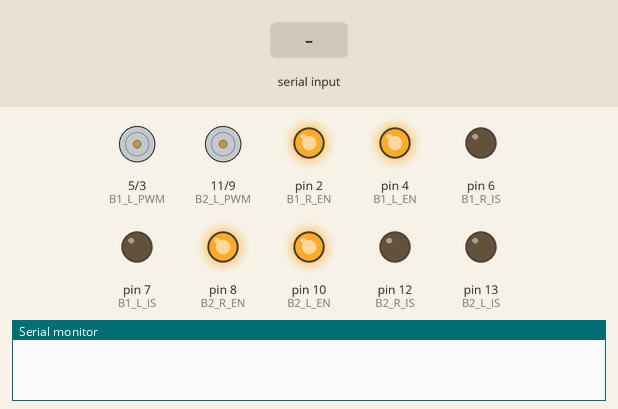
The sketch below on a simulated Arduino Uno, built with avr-gcc and run on an emulated ATmega328P. Parts: motor-driver pin pairs drawn as motors (green arrow = first pin HIGH = forward, orange = second pin HIGH = backward, longer = more drive), output pins drawn as LEDs (lit = HIGH), the last lines printed to the serial monitor. The test bench sets the inputs (shaded band).

Above: at 1.2 s.
1.3 s: "F" received over Serial
At 2.4 s:
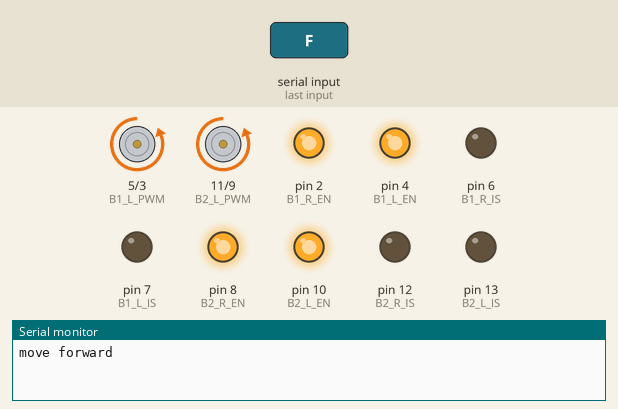
2.8 s: "L" received over Serial
At 3.6 s:
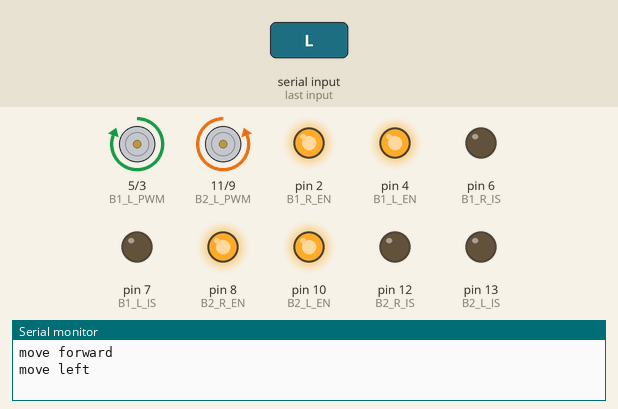
4.3 s: "R" received over Serial
At 4.7 s:
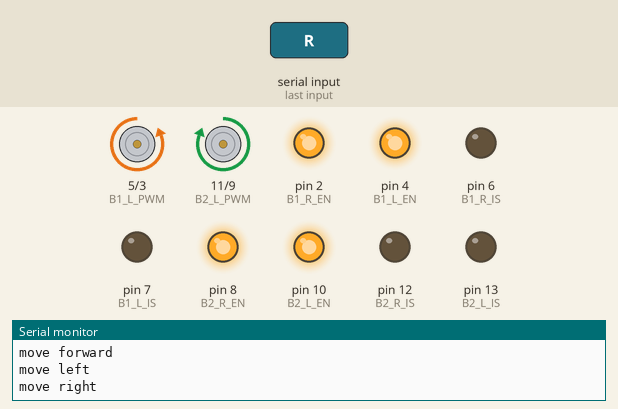
5.8 s: "B" received over Serial
At 7.1 s:
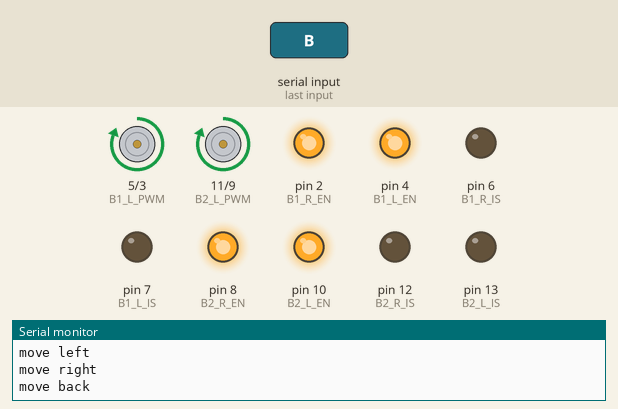
Timing chart, 0 to 8.3 s (numbered marks = the images above; inputs shaded):
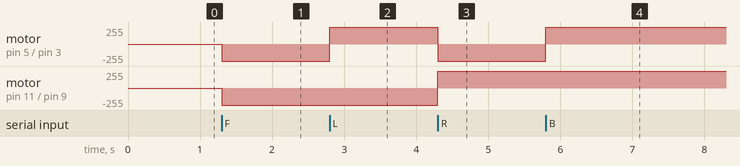

Measured:
- after the input at 1.3 s, motor on pin 5 (B1_L_PWM) / pin 3 (B1_R_PWM), motor on pin 11 (B2_L_PWM) / pin 9 (B2_R_PWM): stopped → backward 255/255 at once
- after the input at 2.8 s, motor on pin 5 (B1_L_PWM) / pin 3 (B1_R_PWM): backward 255/255 → forward 255/255 at once
- after the input at 4.3 s, motor on pin 5 (B1_L_PWM) / pin 3 (B1_R_PWM): forward 255/255 → backward 255/255 at once; motor on pin 11 (B2_L_PWM) / pin 9 (B2_R_PWM): backward 255/255 → forward 255/255 at once
- after the input at 5.8 s, motor on pin 5 (B1_L_PWM) / pin 3 (B1_R_PWM): backward 255/255 → forward 255/255 at once

The sketch:

motor_driver_bt_hc05.ino
```cpp
//control code


//speed 0-255: low: High Its a analog

const int speed = 255;
// const int turn_speed = 50;
const int curving_speed = 20;


//Bluetooth pin connection Tx-RX
//Bluetooth reading variable

String bt_sig;

//BTS pin connection


//********************B1***************************
// This pin is same for both of the bts always high
const int B1_R_EN = 2;
const int B1_L_EN = 4;

// This pin is same for both of the bts always low
const int B1_R_IS = 6;
const int B1_L_IS = 7;

//This is pin used for speed
const int B1_R_PWM = 3;
const int B1_L_PWM = 5;

//********************B2***************************

// This pin is same for both of the bts always high
const int B2_R_EN = 8;
const int B2_L_EN = 10;

// This pin is same for both of the bts always low
const int B2_R_IS = 12;
const int B2_L_IS = 13;

//This is pin used for speed
const int B2_R_PWM = 9;
const int B2_L_PWM = 11;


void setup(){
    //Serail Monitor

    Serial.begin(9600);

    //B1
    pinMode(B1_R_EN,OUTPUT);
    pinMode(B1_L_EN,OUTPUT);
    pinMode(B1_R_IS,OUTPUT);
    pinMode(B1_L_IS,OUTPUT);
    pinMode(B1_R_PWM,OUTPUT);
    pinMode(B1_L_PWM,OUTPUT);
    //B2
    pinMode(B2_R_EN,OUTPUT);
    pinMode(B2_L_EN,OUTPUT);
    pinMode(B2_R_IS,OUTPUT);
    pinMode(B2_L_IS,OUTPUT);
    pinMode(B2_R_PWM,OUTPUT);
    pinMode(B2_L_PWM,OUTPUT);

    //IS PINS;

    digitalWrite(B1_R_IS,LOW);
    digitalWrite(B1_L_IS,LOW);
    digitalWrite(B2_R_IS,LOW);
    digitalWrite(B2_L_IS,LOW);

    // EN Pins;

    digitalWrite(B1_R_EN,HIGH);
    digitalWrite(B1_L_EN,HIGH);
    digitalWrite(B2_R_EN,HIGH);
    digitalWrite(B2_L_EN,HIGH);

}


void loop(){

//start monitoring bluettooh buttons

//    while(Serial.available()){
//        Serial.println("Bluetooh Key:");
//        Serial.println(Serial.read());
//    }


    //sotring command into variable for oparating the bot
    bt_sig = "";
    while(Serial.available()){

        bt_sig = (char)Serial.read();
        // Serial.println(bt_sig);
    }


    if(bt_sig == "F"){
        forward();
        Serial.println("move forward");
    }
    else if(bt_sig == "L"){
        turn_left();
        Serial.println("move left");
    }
    else if(bt_sig == "R"){
        turn_right();
        Serial.println("move right");
    }
    else if(bt_sig == "B"){
        backward();
        Serial.println("move back");
    }
    else if (bt_sig == "S") {
        stop_bot();
        Serial.println("stop");
    }
    else if (bt_sig == "G") {
      //fwrd - left
        Left_forward();
        Serial.println("Fwd left");
    }
    else if (bt_sig == "I") {
        //frwd right
        right_forward();
        Serial.println("Fwd Right");
    }
    else if (bt_sig == "H") {
        left_backward();
        Serial.println("Back left");
    }
    else if (bt_sig == "J") {
        right_backward();
        Serial.println("Back right");
    }
    else if(bt_sig == "X"){
        kachra_dance();
        delay(600);
        stop_bot();
        kachra_dance_2();
        Serial.println("Kachra dance");

    }


}


//Movement core

void stop_bot(){

    analogWrite(B1_R_PWM, 0);
    analogWrite(B1_L_PWM, 0);
    analogWrite(B2_R_PWM, 0);
    analogWrite(B2_L_PWM, 0);


}


void forward(){

//CW->ClockWise (1-0)-(1-0)

    analogWrite(B1_R_PWM, speed);
    analogWrite(B1_L_PWM, 0);
    analogWrite(B2_R_PWM, speed);
    analogWrite(B2_L_PWM, 0);

}

void backward(){

//CCW - Counter Clock Wise  (0-1)-(0-1)
    analogWrite(B1_R_PWM, 0);
    analogWrite(B1_L_PWM, speed);
    analogWrite(B2_R_PWM, 0);
    analogWrite(B2_L_PWM, speed);

}

void turn_left(){
    //b1-cw and b2-ccw (1-0)-(0-1)

    analogWrite(B1_R_PWM, 0);
    analogWrite(B1_L_PWM, speed);
    analogWrite(B2_R_PWM, speed);
    analogWrite(B2_L_PWM, 0);

}

void turn_right(){
    //b1-CCW and b2-CW (0-1)-(1-0)
    analogWrite(B1_R_PWM, speed);
    analogWrite(B1_L_PWM, 0);
    analogWrite(B2_R_PWM, 0);
    analogWrite(B2_L_PWM, speed);


}


// *******curving extra**************

void Left_forward(){
    analogWrite(B1_R_PWM, curving_speed);
     analogWrite(B1_L_PWM, 0);
     analogWrite(B2_R_PWM, speed);
     analogWrite(B2_L_PWM, 0);

 }

 void right_forward(){
     analogWrite(B1_R_PWM, speed);
     analogWrite(B1_L_PWM, 0);
     analogWrite(B2_R_PWM, curving_speed);
     analogWrite(B2_L_PWM, 0);
 }


 void left_backward(){
     analogWrite(B1_R_PWM, 0);
     analogWrite(B1_L_PWM, curving_speed);
     analogWrite(B2_R_PWM, 0);
     analogWrite(B2_L_PWM, speed);
 }


 void right_backward(){
     analogWrite(B1_R_PWM, 0);
     analogWrite(B1_L_PWM, speed);
     analogWrite(B2_R_PWM, 0);
     analogWrite(B2_L_PWM, curving_speed);
 }

 void kachra_dance(){
    analogWrite(B1_R_PWM, 0);
    analogWrite(B1_L_PWM, speed);
    analogWrite(B2_R_PWM, 0);
    analogWrite(B2_L_PWM, 75);
 }

 void kachra_dance_2(){
      analogWrite(B1_R_PWM, speed);
    analogWrite(B1_L_PWM, 0);
    analogWrite(B2_R_PWM, 0);
    analogWrite(B2_L_PWM, 65);
  }
```
